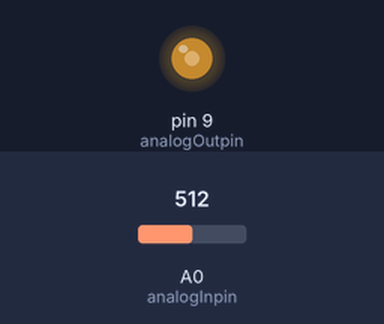
A sketch run on a simulated Arduino Uno, built with avr-gcc and run on an emulated ATmega328P. Shown: output pins drawn as LEDs (lit = HIGH). The inputs (shaded band) are chosen by the test bench; at power-on: A0 (analogInpin) = 512. What the sketch prints to the serial monitor is not drawn.

Above: at 1.2 s.
1.3 s: A0 (analogInpin) set to 410
At 2.5 s:
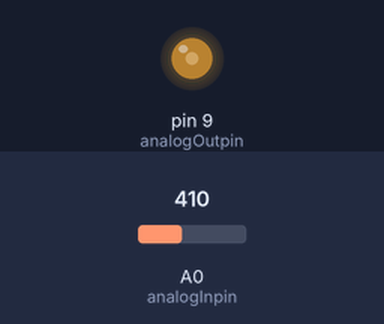
3.3 s: A0 (analogInpin) set to 394
At 3.7 s:
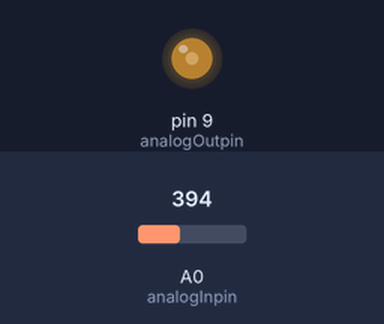
5.1 s: A0 (analogInpin) set to 716
At 6.2 s:
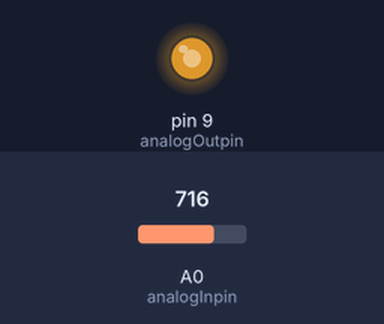
6.6 s: A0 (analogInpin) set to 986
At 7.7 s:
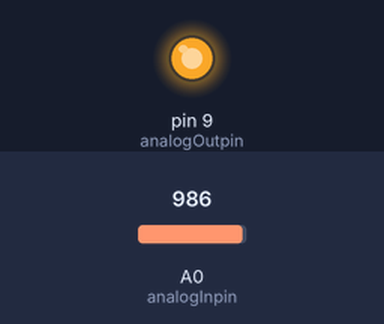
8.1 s: A0 (analogInpin) set to 1011
At 9.2 s:
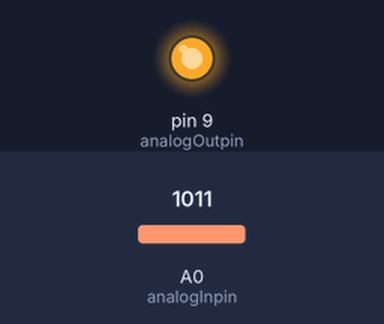
9.9 s: A0 (analogInpin) set to 122
At 10.6 s:
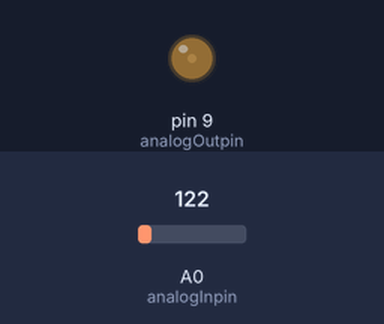
Timing chart, 0 to 12.4 s (numbered marks = the images above; inputs shaded):
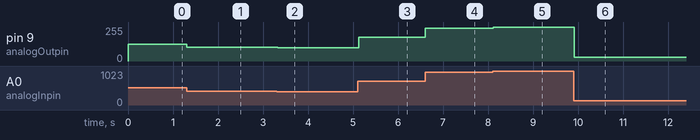

Measured:
- after the input at 1.3 s, pin 9 (analogOutpin): 127/255 → 102/255 at once
- after the input at 3.3 s, pin 9 (analogOutpin): 102/255 → 98/255 at once
- after the input at 5.1 s, pin 9 (analogOutpin): 98/255 → 178/255 at once
- after the input at 6.6 s, pin 9 (analogOutpin): 178/255 → 245/255 at once
- after the input at 8.1 s, pin 9 (analogOutpin): 245/255 → 252/255 at once
- after the input at 9.9 s, pin 9 (analogOutpin): 252/255 → 30/255 at once

The sketch:

LED_Potentiometer.ino
```cpp
// C++ code
//These constants won't change. They are used to give names to the pins used.
const int analogInpin=A0; //Analog pin that the potentiometer is attached to.
const int analogOutpin=9; //Analog output pin that the LED is attached to.

int sensor_value=0;//Value read from the Potentiometer.
int output_value=0;//Value output to the PVM(analog output).
void setup()
{

  Serial.begin(9600);
}

void loop()
{
    //Read the analog in value from potentiometer
	int sensor_value=analogRead(A0);
    //Map it to the range of the analog output(0-255)
    output_value=map(sensor_value,0,1023,0,255);
    //Change the analog output values
    analogWrite(analogOutpin,output_value);

    //Print the results to the serial monitor.
    Serial.print("Sensor value:");
  	Serial.print(sensor_value);
  	Serial.print("\t Output value");
 	Serial.print(output_value);
  	// Wait for 2 milliseconds before the next loop for the
    // analog-to-digital convertor(ADC) to settle after the last reading.
  	delay(2);
}
```
